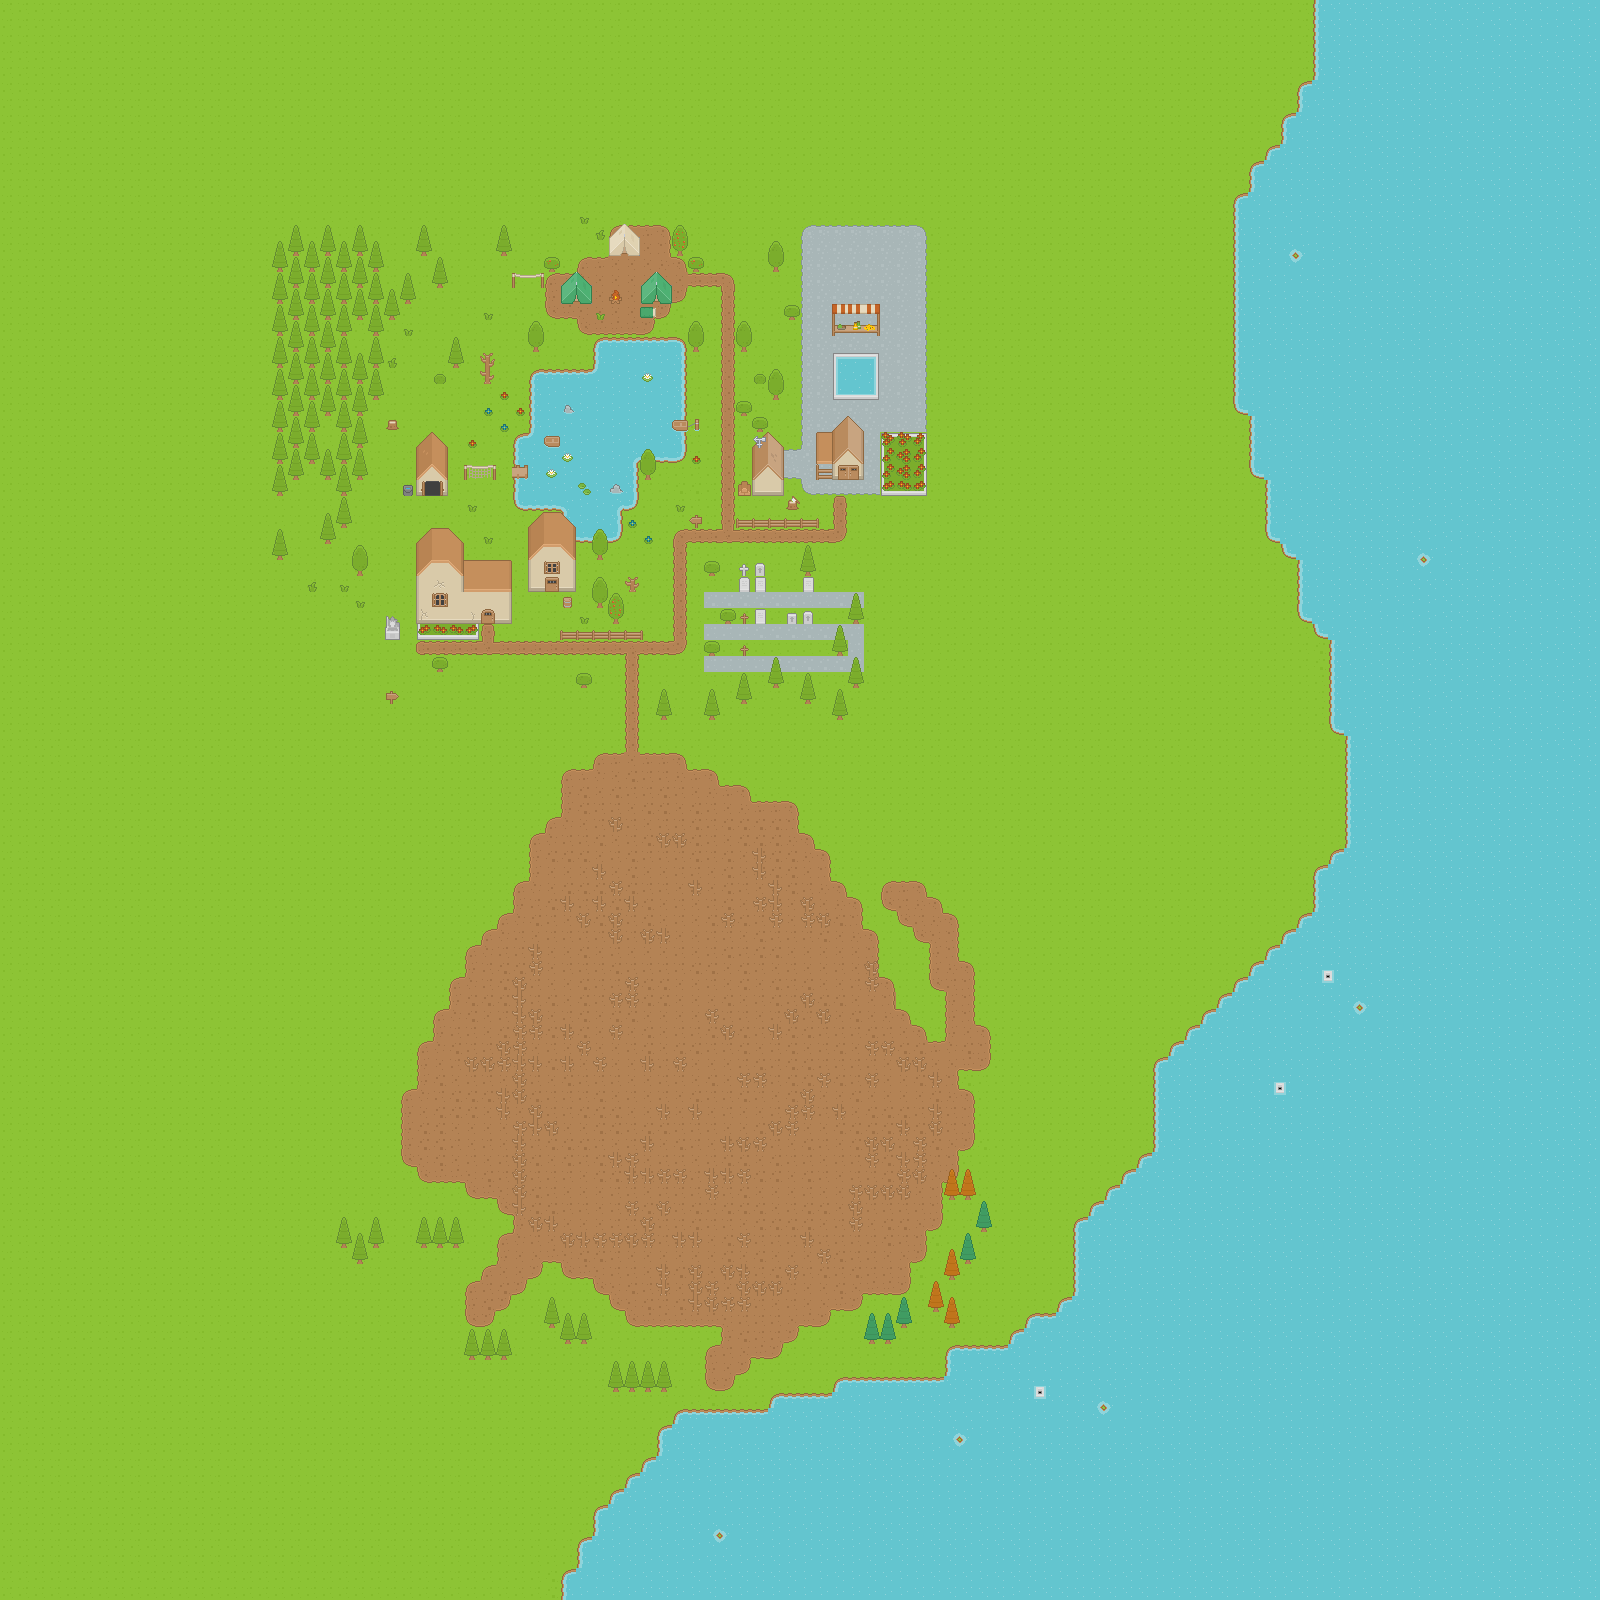

This is a level from a 2D game, rendered from its Tiled map with the project's own tilesets. A one-line summary and the map file follow, with tile-layer data summarised:
An orthogonal 100x100 tile map with 16x16 px tiles, 6 tile layers (Ground/terrain, Ground overlay, Objects, Doors/windows/roof, ...) and 170 objects.

<map version="1.0" orientation="orthogonal" renderorder="right-down" width="100" height="100" tilewidth="16" tileheight="16" nextobjectid="207">
 <tileset firstgid="1" name="Roguelike" tilewidth="16" tileheight="16" spacing="1" tilecount="1767" columns="57">
  <image source="roguelikeSheet_transparent.png" width="968" height="526" />
 </tileset>
 <layer name="Ground/terrain" width="100" height="100">
  <data>[10000 cells, 10000 non-empty, 24 distinct tile ids]</data>
 </layer>
 <layer name="Ground overlay" width="100" height="100">
  <data>[10000 cells, 445 non-empty, 34 distinct tile ids]</data>
 </layer>
 <layer name="Objects" width="100" height="100">
  <data>[10000 cells, 461 non-empty, 81 distinct tile ids]</data>
 </layer>
 <layer name="Doors/windows/roof" width="100" height="100">
  <data>[10000 cells, 63 non-empty, 41 distinct tile ids]</data>
 </layer>
 <layer name="Treetops" width="100" height="100">
  <data>[10000 cells, 58 non-empty, 6 distinct tile ids]</data>
 </layer>
 <layer name="Roof object" width="100" height="100">
  <data>[10000 cells, 5 non-empty, 5 distinct tile ids]</data>
 </layer>
 <objectgroup name="Walls">
  <object id="2" x="416" y="448" width="32" height="48" />
  <object id="3" x="400" y="480" width="16" height="16" />
  <object id="5" x="416" y="624" width="64" height="16" />
  <object id="6" x="416" y="560" width="96" height="64" />
  <object id="7" x="528" y="544" width="48" height="48" />
  <object id="8" x="592" y="544" width="16" height="16" />
  <object id="9" x="576" y="528" width="48" height="16" />
  <object id="10" x="608" y="496" width="16" height="32" />
  <object id="11" x="563.091" y="592" width="8.72727" height="16" />
  <object id="12" x="592" y="592" width="16" height="16" />
  <object id="13" x="608" y="608" width="16" height="16" />
  <object id="14" x="624" y="576" width="16" height="16" />
  <object id="15" x="624" y="448" width="16" height="64" />
  <object id="16" x="640" y="448" width="48" height="16" />
  <object id="17" x="640" y="464" width="16" height="16" />
  <object id="18" x="688" y="512" width="16" height="16" />
  <object id="19" x="672" y="416" width="26.9565" height="16" />
  <object id="20" x="737.727" y="480" width="14.2727" height="16" />
  <object id="21" x="688" y="336" width="16" height="16" />
  <object id="22" x="736" y="336" width="16" height="16" />
  <object id="23" x="736" y="400" width="16" height="16" />
  <object id="24" x="752" y="416" width="16" height="16" />
  <object id="25" x="641.063" y="272.057" width="30.9375" height="31.9429" />
  <object id="26" x="640" y="304" width="16" height="13.875" />
  <object id="27" x="608.813" y="289.938" width="13.25" height="14.0625" />
  <object id="28" x="608" y="224" width="30.9375" height="32.125" />
  <object id="29" x="560.938" y="272.125" width="31.0625" height="31.875" />
  <object id="30" x="544" y="272" height="16" />
  <object id="32" x="544" y="256" width="16" height="16" />
  <object id="33" x="496" y="240" width="16" height="16" />
  <object id="34" x="528" y="336" width="16" height="16" />
  <object id="38" x="800" y="560" width="16" height="16" />
  <object id="39" x="704" y="560" width="16" height="16" />
  <object id="40" x="738.938" y="563.091" width="26.0625" height="12.9091" />
  <object id="41" x="738.875" y="576" width="27.0625" height="16" />
  <object id="42" x="786.875" y="611.182" width="26.125" height="12.8182" />
  <object id="43" x="752" y="608" width="14" height="16" />
  <object id="44" x="736" y="613.091" width="16" height="10.9091" />
  <object id="45" x="736" y="644.909" width="16" height="11.0909" />
  <object id="46" x="720" y="608" width="16" height="16" />
  <object id="47" x="704" y="640" width="16" height="16" />
  <object id="48" x="704" y="704" width="16" height="16" />
  <object id="49" x="656" y="704" width="16" height="16" />
  <object id="50" x="736" y="688" width="16" height="16" />
  <object id="51" x="768" y="672" width="16" height="16" />
  <object id="52" x="800" y="688" width="16" height="16" />
  <object id="53" x="832" y="704" width="16" height="16" />
  <object id="54" x="848" y="672" width="16" height="16" />
  <object id="55" x="832" y="640" width="16" height="16" />
  <object id="56" x="848" y="608" width="16" height="16" />
  <object id="57" x="880" y="432" width="48" height="64" />
  <object id="58" x="816" y="432" width="48" height="48" />
  <object id="59" x="832" y="352" width="48" height="48" />
  <object id="60" x="832" y="320" width="48" height="16" />
  <object id="61" x="768" y="384" width="16" height="16" />
  <object id="63" x="784" y="304" width="16" height="16" />
  <object id="64" x="768" y="256" width="16" height="16" />
  <object id="65" x="672" y="240" width="16" height="16" />
  <object id="66" x="688" y="256" width="16" height="16" />
  <object id="67" x="480" y="368" width="16" height="16" />
  <object id="68" x="448" y="352" width="16" height="16" />
  <object id="69" x="272" y="240" width="112" height="160" />
  <object id="70" x="272" y="400" width="96" height="80" />
  <object id="71" x="272" y="480" width="16" height="16" />
  <object id="72" x="336" y="480" width="16" height="16" />
  <object id="73" x="336" y="512" width="16" height="16" />
  <object id="74" x="320" y="528" width="16" height="16" />
  <object id="75" x="352" y="560" width="16" height="16" />
  <object id="76" x="272" y="544" width="16" height="16" />
  <object id="77" x="432" y="272" width="16" height="16" />
  <object id="78" x="400" y="288" width="16" height="16" />
  <object id="79" x="384" y="304" width="16" height="16" />
  <object id="80" x="416" y="240" width="16" height="16" />
  <object id="81" x="416" y="1232" width="48" height="16" />
  <object id="82" x="368" y="1232" width="16" height="16" />
  <object id="83" x="352" y="1248" width="16" height="16" />
  <object id="84" x="336" y="1232" width="16" height="16" />
  <object id="85" x="464" y="1344" width="48" height="16" />
  <object id="86" x="560" y="1328" width="32" height="16" />
  <object id="87" x="544" y="1312" width="16" height="16" />
  <object id="88" x="608" y="1376" width="64" height="16" />
  <object id="89" x="752" y="448" width="32" height="48" />
  <object id="90" x="736" y="519.727" width="82.8182" height="8.27273" />
  <object id="91" x="785.818" y="496" width="14.1818" height="14" />
  <object id="93" x="802.875" y="576" width="11.25" height="16" />
  <object id="95" x="576" y="672" width="16" height="16" />
  <object id="96" x="432" y="656" width="16" height="16" />
  <object id="97" x="672" y="336" width="16" height="112" />
  <object id="98" x="592" y="336" width="80" height="16" />
  <object id="99" x="592" y="352" width="16" height="32" />
  <object id="100" x="528" y="368" width="64" height="16" />
  <object id="101" x="528" y="384" width="16" height="64" />
  <object id="102" x="512" y="432" width="16" height="80" />
  <object id="103" x="528" y="496" width="64" height="16" />
  <object id="104" x="576" y="512" width="16" height="16" />
  <object id="105" x="560" y="512" width="16" height="16" />
  <object id="106" x="944" y="1184" width="32" height="16" />
  <object id="107" x="976" y="1216" width="16" height="16" />
  <object id="108" x="960" y="1248" width="16" height="16" />
  <object id="109" x="944" y="1264" width="16" height="16" />
  <object id="110" x="928" y="1296" width="16" height="16" />
  <object id="111" x="944" y="1312" width="16" height="16" />
  <object id="112" x="896" y="1312" width="16" height="16" />
  <object id="113" x="864" y="1328" width="32" height="16" />
  <object id="114" x="560" y="1568" width="16" height="32" />
  <object id="115" x="576" y="1536" width="16" height="32" />
  </objectgroup>
</map>
<!-- 64 of 170 objects omitted -->
